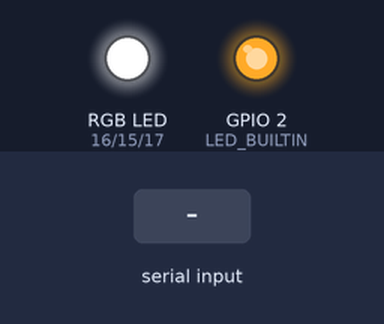
The program below on a simulated ESP32. On the bench: an RGB LED mixed from three pins (HIGH = lit), output pins drawn as LEDs (lit = HIGH). The inputs (shaded band) are chosen by the test bench. EEPROM starts erased; nothing arrives over Bluetooth unless stated; what the program prints to the serial monitor is not drawn.

Above: at 1.2 s.
1.3 s: "1" received over the second serial link
At 3.2 s:
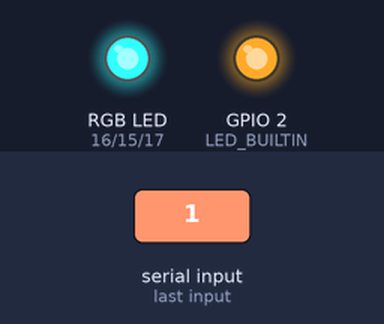
3.8 s: "0" received over the second serial link
At 6.2 s:
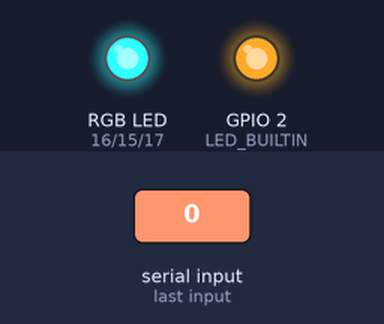
Timing chart, 0 to 7.7 s (numbered marks = the images above; inputs shaded):
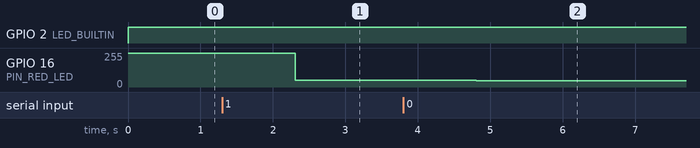

The program:

main.cpp
```cpp
// (licence header left out)
#include <Arduino.h>
#include <BluetoothSerial.h>
#include <EEPROM.h>

#include "soc/soc.h"
#include "soc/rtc_cntl_reg.h"

#include "config.h"

BluetoothSerial bluetoothSerial;

const byte idDeviceSize = 15;
const byte rgbValuesSize = 3;

char idDevice[idDeviceSize];
byte rgbValuesRead[rgbValuesSize];
byte rgbValuesEEPROM[rgbValuesSize];

unsigned long timeoutSaveEEPROM = 0;

void setup() {
    // Disabling brownout detector
    WRITE_PERI_REG(RTC_CNTL_BROWN_OUT_REG, 0);

    pinMode(LED_BUILTIN, OUTPUT);

    #if DEBUG
    Serial.begin(BAUDRATE_SERIAL);
    #endif

    uint64_t chipID = ESP.getEfuseMac();
    snprintf(idDevice, idDeviceSize, "%08X", (uint32_t) chipID);
    bluetoothSerial.begin("LumenIO-" + String(idDevice));

    EEPROM.begin(SIZE_EEPROM);
    EEPROM.readBytes(ADDRESS_RGB_VALUES_EEPROM, rgbValuesEEPROM, rgbValuesSize);
    EEPROM.end();

    rgbValuesRead[0] = rgbValuesEEPROM[0];
    rgbValuesRead[1] = rgbValuesEEPROM[1];
    rgbValuesRead[2] = rgbValuesEEPROM[2];

    #if DEBUG
    Serial.println("\033[1;36m----- [PACKETS] -----\033[0m");
    Serial.printf("\033[1;91m%u\033[0m\n", rgbValuesRead[0]);
    Serial.printf("\033[1;92m%u\033[0m\n", rgbValuesRead[1]);
    Serial.printf("\033[1;94m%u\033[0m\n", rgbValuesRead[2]);
    Serial.println("\033[1;36m---------------------\033[0m");
    #endif

    analogWrite(PIN_RED_LED, rgbValuesRead[0]);
    analogWrite(PIN_GREEN_LED, rgbValuesRead[1]);
    analogWrite(PIN_BLUE_LED, rgbValuesRead[2]);
}

void loop() {
    if (bluetoothSerial.connected()) {
        digitalWrite(LED_BUILTIN, HIGH);
    } else {
        digitalWrite(LED_BUILTIN, LOW);
    }

    if (bluetoothSerial.available()) {
        bluetoothSerial.readBytes(rgbValuesRead, rgbValuesSize);

        #ifdef DEBUG
        Serial.println("\033[1;36m----- [PACKETS] -----\033[0m");
        Serial.printf("\033[1;91m%u\033[0m\n", rgbValuesRead[0]);
        Serial.printf("\033[1;92m%u\033[0m\n", rgbValuesRead[1]);
        Serial.printf("\033[1;94m%u\033[0m\n", rgbValuesRead[2]);
        Serial.println("\033[1;36m---------------------\033[0m");
        #endif

        analogWrite(PIN_RED_LED, rgbValuesRead[0]);
        analogWrite(PIN_GREEN_LED, rgbValuesRead[1]);
        analogWrite(PIN_BLUE_LED, rgbValuesRead[2]);

        if (
                ((rgbValuesRead[0] != rgbValuesEEPROM[0]) || (rgbValuesRead[1] != rgbValuesEEPROM[1]) || (rgbValuesRead[2] != rgbValuesEEPROM[2])) &&
                ((rgbValuesRead[0] != 0) || (rgbValuesRead[1] != 0) || (rgbValuesRead[2] != 0))
        ) {
            rgbValuesEEPROM[0] = rgbValuesRead[0];
            rgbValuesEEPROM[1] = rgbValuesRead[1];
            rgbValuesEEPROM[2] = rgbValuesRead[2];

            timeoutSaveEEPROM = millis() + TIME_SAVE_EEPROM;
        }
    }

    if ((timeoutSaveEEPROM < millis()) && (timeoutSaveEEPROM != 0)) {
        timeoutSaveEEPROM = 0;

        EEPROM.begin(SIZE_EEPROM);
        EEPROM.writeBytes(ADDRESS_RGB_VALUES_EEPROM, rgbValuesEEPROM, rgbValuesSize);
        EEPROM.commit();
        EEPROM.end();
    }
}
```

config.h
```cpp
#pragma once
#define DEBUG 0           // Be careful! Make the MCU slower. Use it only when is necessary.

// LED strip
const uint8_t PIN_RED_LED =                         16;
const uint8_t PIN_GREEN_LED =                       15;
const uint8_t PIN_BLUE_LED =                        17;

// Serial Monitor
const uint32_t BAUDRATE_SERIAL =                    115200;

// EEPROM
const uint8_t SIZE_EEPROM =                         3;
const uint8_t ADDRESS_RGB_VALUES_EEPROM =           0;          // Size: 3
const uint16_t TIME_SAVE_EEPROM =                   3000;
```

Measured:
- after the input at 1.3 s, GPIO 16 (PIN_RED_LED): 255/255 → 49/255 after 1.0 s
- after the input at 3.8 s, GPIO 16 (PIN_RED_LED): 49/255 → 48/255 after 1.0 s
